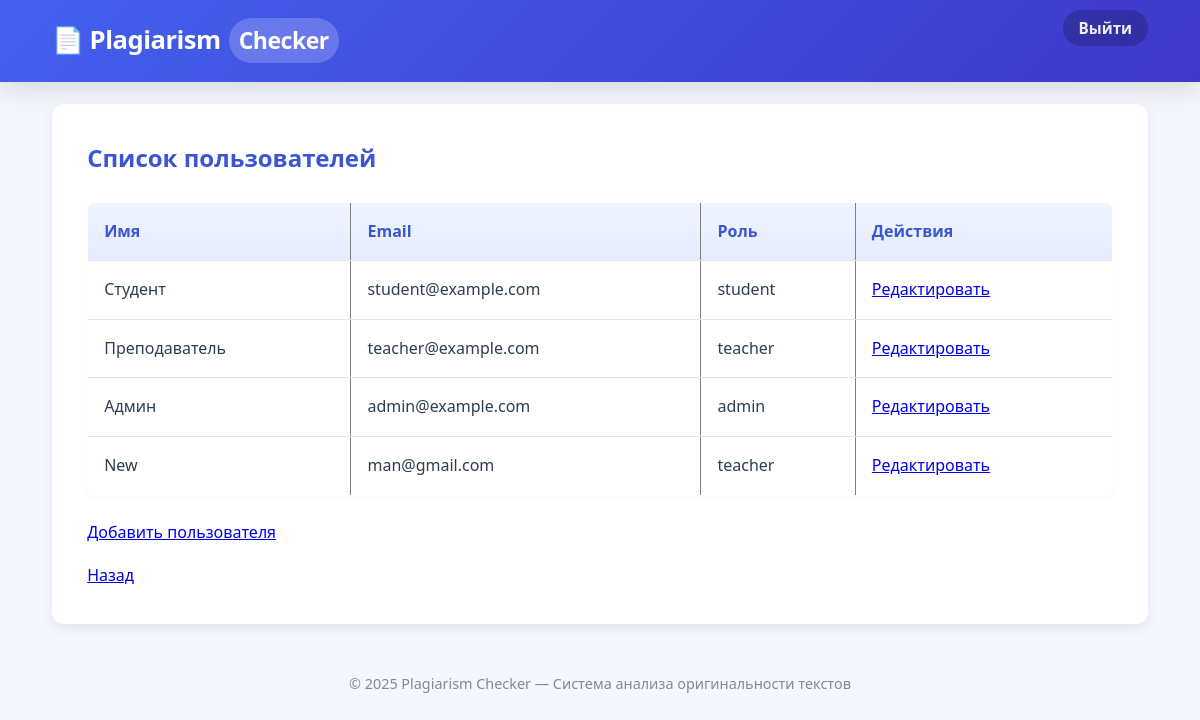
The page /admin/user_list (signed in) on the database its author committed.
### app/models.py (models this page shows)
class User(UserMixin, db.Model):
    __tablename__ = 'users'
    id = db.Column(db.Integer, primary_key=True)
    name = db.Column(db.String(100), nullable=False)
    email = db.Column(db.String(120), unique=True, nullable=False)
    role = db.Column(db.String(20), nullable=False)
    password_hash = db.Column(db.String(128), nullable=False)
    documents = db.relationship('SourceDocument', back_populates='user')
    reports = db.relationship('Report', back_populates='user')

### app/admin/routes.py (the view)
@bp.route('/user_list')
@login_required
def user_list():
    users = get_all_users()
    return render_template('admin/user_list.html', users=users)

### app/admin/services.py (called while the page is built)
def get_all_users():
    return User.query.all()

### app/models.py (called while the page is built)
@login_manager.user_loader
def load_user(user_id):
    return User.query.get(int(user_id))

### app/templates/admin/user_list.html
{% extends "base.html" %}
{% block content %}
<h2>Список пользователей</h2>
{% if users %}
  <table border="1">
    <tr><th>Имя</th><th>Email</th><th>Роль</th><th>Действия</th></tr>
    {% for u in users %}
      <tr>
        <td>{{ u.name }}</td>
        <td>{{ u.email }}</td>
        <td>{{ u.role }}</td>
        <td>
          <a href="{{ url_for('admin.edit_user', user_id=u.id) }}">Редактировать</a>
        </td>
      </tr>
    {% endfor %}
  </table>
  <p><a href="{{ url_for('admin.add_user') }}">Добавить пользователя</a></p>
{% else %}
  <p>Нет пользователей</p>
{% endif %}
<a href="{{ url_for('admin.user_management') }}">Назад</a>
{% endblock %}

### app/templates/base.html (style rules this page uses)
:root { --primary: #4361ee; --primary-light: #4895ef; --primary-dark: #3a56d4; --secondary: #3f37c9; --accent: #4cc9f0; --success: #2ecc71; --warning: #f39c12; --danger: #e74c3c; --light: #f8f9fa; --dark: #212529; --text: #2c3e50; --text-light: #7f8c8d; --bg: #ffffff; --bg-body: #f5f7ff; --border: #e0e6f0; --card-bg: #ffffff; --shadow-sm: 0 2px 6px rgba(0,0,0,0.06); --shadow: 0 4px 12px rgba(0,0,0,0.08); --shadow-lg: 0 8px 24px rgba(0,0,0,0.12); --radius: 12px; --radius-sm: 8px; --transition: all 0.3s cubic-bezier(0.25, 0.8, 0.25, 1); --font-main: 'Segoe UI', system-ui, -apple-system, 'Helvetica Neue', Arial, sans-serif; }
* { margin: 0; padding: 0; box-sizing: border-box; }
html { scroll-behavior: smooth; }
body { font-family: var(--font-main); background-color: var(--bg-body); color: var(--text); line-height: 1.6; padding-top: 80px; padding-bottom: 40px; min-height: 100vh; }
h1, h2, h3, h4 { margin-bottom: 1.2rem; color: var(--dark); font-weight: 700; }
h2 { font-size: 1.5rem; color: var(--primary-dark); }
p, ul, ol { margin-bottom: 1.1rem; color: var(--text); }
table { width: 100%; border-collapse: collapse; margin: 1.5rem 0; box-shadow: 0 2px 6px rgba(0,0,0,0.03); border-radius: var(--radius-sm); overflow: hidden; }
th, td { padding: 1rem; text-align: left; border-bottom: 1px solid var(--border); }
th { background: linear-gradient(to bottom, #f0f4ff, #e6ebff); font-weight: 700; color: var(--primary-dark); }
tr:last-child td { border-bottom: none; }

### rows shown on the page
User: name "Студент", email "student@example.com", role "student"
User: name "Преподаватель", email "teacher@example.com", role "teacher"
User: name "Админ", email "admin@example.com", role "admin"
User: name "New", email "man@gmail.com", role "teacher"
